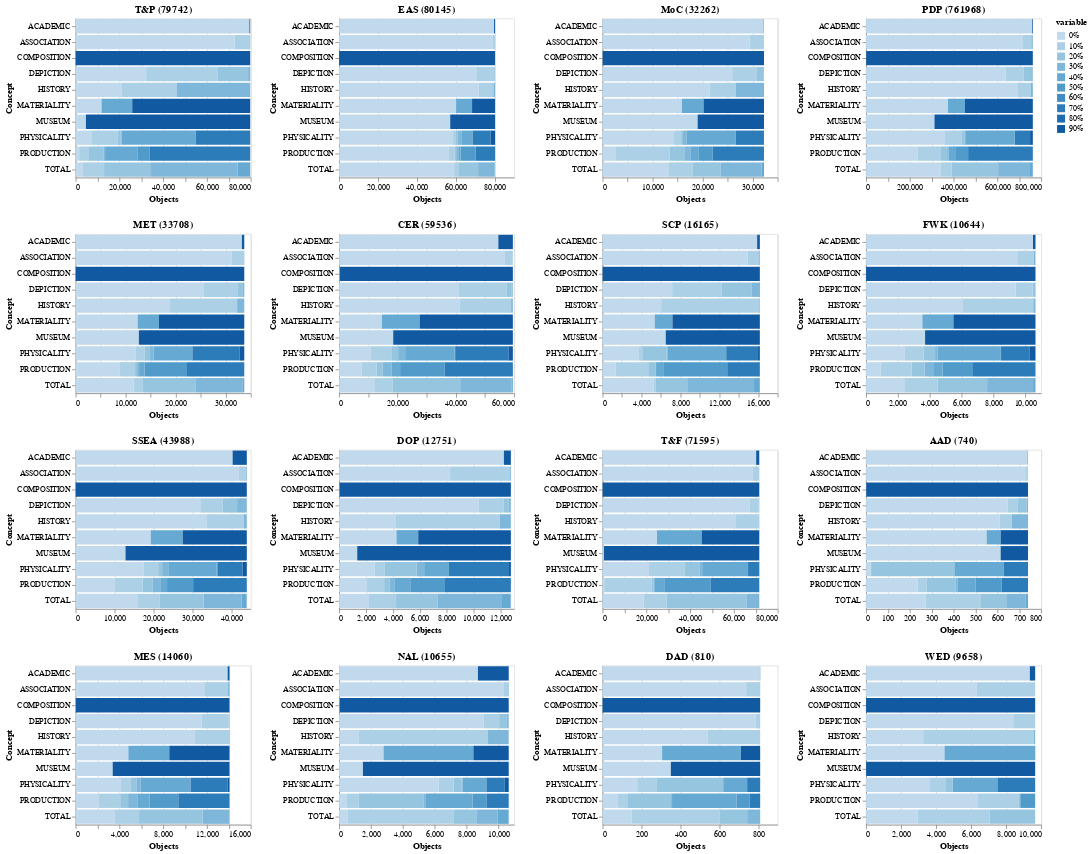

The cell this chart's notebook holds for it:
### Code cell
import altair as alt

ranges = [0,0.1,0.2,0.3,0.4,0.5,0.6,0.7,0.8,0.9,1]
count =0

dept_col_counts = None
depts = tidied_df[' collectionCode'].unique()
charts = []
hcharts = []
for dept_code in depts:
  dept_rows_df = pd.DataFrame()
  dept_stats_df = tidied_df.loc[tidied_df[' collectionCode'] == dept_code]
  if(len(dept_stats_df) < 10):
    # Ignore EXH and other errartic departments
    continue
  # Now need to loop over each completeness coll in turn
  for column in dept_stats_df.columns[1:]:
    # Group into counts of percentages 0-10, 10-20, ... 90-100
    # dept_col_counts = dept_stats_df[column].value_counts(bins=10, sort=False)
    
    dept_col_counts = dept_stats_df[column].groupby(pd.cut(dept_stats_df[column], ranges, labels=["0%","10%","20%","30%","40%","50%","60%","70%","80%","90%"], include_lowest=True)).count()
    dept_col_counts.name = column
    dept_rows_df = dept_rows_df.append(dept_col_counts, ignore_index=False)
    
  dept_rows_df = dept_rows_df.rename_axis('Concept').rename_axis('Percentages', axis='columns')
    # TO handle converting from CategoricalIndex - may change https://github.com/pandas-dev/pandas/issues/19136
  dept_rows_df.columns = dept_rows_df.columns.tolist()
 #   print(dept_rows_df)
  dept_rows_df = dept_rows_df.reset_index()

  dept_rows_melt_df = dept_rows_df.melt(id_vars=['Concept'])
  
  chart = alt.Chart(dept_rows_melt_df).mark_bar().encode(
       x=alt.X('value:Q', axis=alt.Axis(title='Objects')),
       y='Concept:O',
        color='variable:O',
       tooltip=['variable', 'value']
    ).properties(width=220, title="%s (%d)" % (deptNames[dept_code], len(dept_stats_df)))
  charts.append(chart)
  if count > 1:
      hcharts.append(alt.hconcat(*charts))
      charts = []
      count = 0
  else:
      count += 1
        
hcharts.append(alt.hconcat(*charts))

alt.vconcat(*hcharts)
